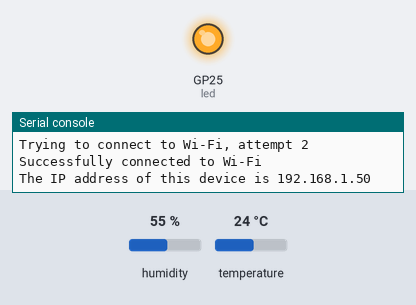
Bench run of a program on a simulated Raspberry Pi Pico running MicroPython. Shown: output pins drawn as LEDs (lit = HIGH), the last lines printed to the serial console. Inputs (shaded band) come from the test bench; at power-on: humidity 55 %, temperature 24 °C. WiFi joins after 1.5 s; web requests get an empty 200 reply after 0.4 s; library files of the repository ran but are not shown: dht20.py.

Above: at 6.8 s.
At 37.2 s:
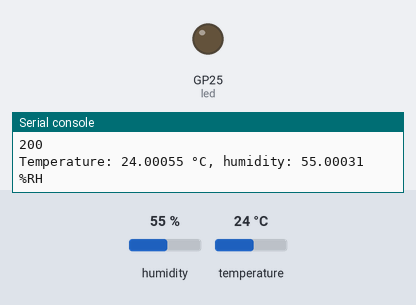
Timing chart, 0 to 85.5 s (numbered marks = the images above):
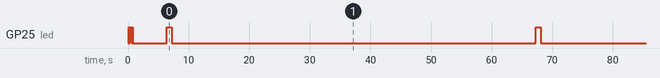

The program:

main.py
```python
from machine import Pin, I2C
import machine
import network
import ubinascii
import socket
import utime
import gc
import sys
import urequests
import hashlib
# import bootsel
from dht20 import DHT20

MAX_ATTEMPTS = 5 # Sets the maximum amount of attempts the device will make before it resets given that it is not able to connect to the network
ssid='ut-open'
CHECK_TIME = 5 # Set the interval (in seconds) at which the device will check if it is connected to the network
MEASURE_TIME = 60 # Sets the interval (in seconds) at which the device will post measuremnts to the database
ATTEMPT_TIME = 5 # Sets the interval (in seconds) at which the device will attempt to connect to the network in the condition if unsuccessful connection

# Defining pins
i2c0_sda = Pin(8)
i2c0_scl = Pin(9)
i2c0 = I2C(0, sda=i2c0_sda, scl=i2c0_scl)
dht20 = DHT20(0x38, i2c0)
led = Pin("LED", Pin.OUT)

def main():

    blinky()
    blinky()
    blinky()
    blinky()
    blinky()
    utime.sleep(0.5)

    mac,password = connect_wifi()

    check_measurements(mac,password)

#-------------------------------------------------------------------------------------------#
    #Function Definitions: Begin
#-------------------------------------------------------------------------------------------#

def print_device_info(mac,password):
    print(f"The MAC address of this device is {mac}")
    print(f"The authentication header password for this device is {password}")

def connect_wifi():

    wlan = network.WLAN(network.STA_IF)
    wlan.active(True)
    wlan.connect(ssid)
    mac = ubinascii.hexlify(network.WLAN().config('mac'),':').decode()
    mac = mac.replace(":","")
    password = ubinascii.hexlify(hashlib.sha256(mac.encode("utf-8")).digest())
    password = password.decode("UTF-8")

    print_device_info(mac,password)

    if wlan.isconnected():
        print("Already connected to Wi-Fi")
        ip = wlan.ifconfig()[0]
        print("The IP address of this device is", ip)
        return mac,password

    else:
        for retry in range(MAX_ATTEMPTS):
            # checkForResetButton()
            print_device_info(mac,password)
            print("Trying to connect to Wi-Fi, attempt", retry+1)
            wlan.connect(ssid)

            if wlan.isconnected():
                print("Successfully connected to Wi-Fi")
                ip = wlan.ifconfig()[0]
                print("The IP address of this device is", ip)
                return mac,password
            else:
                print("Unable to connect. Sleeping before trying again.")
                utime.sleep(ATTEMPT_TIME)

        print("Failed to connect to Wi-Fi after", MAX_ATTEMPTS, "attempts")

        # Try soft reset
        print("Trying soft reset -- ")
        machine.reset()

def blinky():
    led.on()
    utime.sleep(0.1)
    led.off()
    utime.sleep(0.05)

# def checkForResetButton():
#     if bootsel.button():
#         blinky()
#         blinky()
#         machine.reset()

def check_measurements(mac,password):
    while True:

        # checkForResetButton()

        measurements = dht20.measurements
        dataT = f"measurement,host={mac} temp={measurements['t']}"
        dataH = f"measurement,host={mac} humidity={measurements['rh']}"

        try:
            led.on()
            responseT = urequests.post('http://serf212a.desktop.utk.edu:8086/write?db=nielsen',auth=(mac, password),data=dataT)
            print(responseT.status_code)
            responseH = urequests.post('http://serf212a.desktop.utk.edu:8086/write?db=nielsen',auth=(mac, password),data=dataH)
            print(responseH.status_code)
            print(f"Temperature: {measurements['t']} °C, humidity: {measurements['rh']} %RH")
            gc.collect()
            led.off()
            utime.sleep(MEASURE_TIME)

        except:
            print("Failed to post to database, checking connection")
            led.off()
            connect_wifi()
            utime.sleep(CHECK_TIME)

#-------------------------------------------------------------------------------------------#
    #Function Definitions: END
#-------------------------------------------------------------------------------------------#

if __name__ == '__main__':
    main()
```
